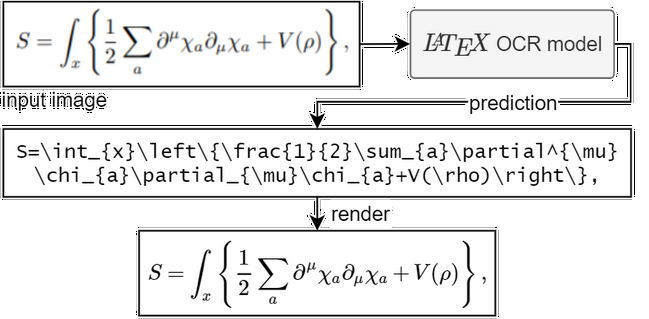
#> input picture OCR/equation.png, 649 x 319 px
$ python usingTeseract.py
#> lines starting #> are read from the running program, lines starting #| are printed output that depends on the picture
import cv2
import pytesseract
from PIL import Image
import numpy as np
import re

def preprocess_image(image_path):
    """
    Preprocess the image for better OCR results
    """
#> called with image_path = 'equation.png'
    # Read image using OpenCV
    img = cv2.imread(image_path)
#> img is the input picture: shape (319, 649, 3); mean B, G, R 233.6, 233.6, 233.6

    # Convert to grayscale
    gray = cv2.cvtColor(img, cv2.COLOR_BGR2GRAY)

    # Apply thresholding
    thresh = cv2.threshold(gray, 0, 255, cv2.THRESH_BINARY_INV + cv2.THRESH_OTSU)[1]
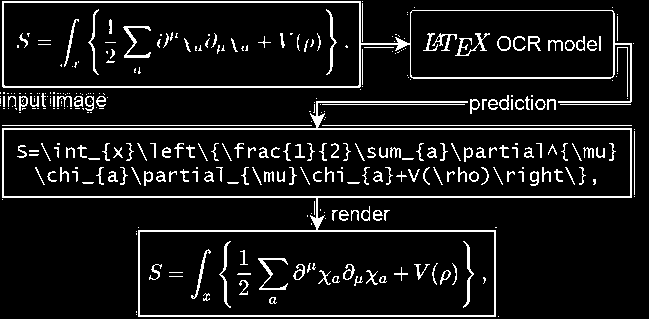
#> thresh: shape (319, 649); 9% white in thin lines or dots

    # Remove noise
    kernel = np.ones((1, 1), np.uint8)
    img = cv2.dilate(thresh, kernel, iterations=1)
    img = cv2.erode(img, kernel, iterations=1)

    return img

def extract_text_from_cell(cell_image, is_math=False):
    """
    Perform OCR on a single cell and convert to LaTeX if it contains math
    """
    # Convert OpenCV image to PIL format
    pil_img = Image.fromarray(cell_image)

    # Configure Tesseract for better results
    custom_config = r'--oem 3 --psm 6'

    if is_math:
        # Use Tesseract to get the raw text first
        text = pytesseract.image_to_string(pil_img, config=custom_config)

        # Simple heuristic to detect math (could be enhanced)
        math_patterns = [
            r'[a-zA-Z]=[0-9]',  # Variables with assignments
            r'[0-9]+\^[0-9]+',   # Exponents
            r'\\[a-zA-Z]+',       # LaTeX commands
            r'[a-zA-Z]\([^)]+\)' # Function notation
        ]

        is_math = any(re.search(pattern, text) for pattern in math_patterns)

        if is_math:
            # Use a math OCR model if available (this is a placeholder)
            # In practice, you might want to use a specialized math OCR tool
            text = f"${text.strip()}$"  # Wrap in LaTeX math mode

            # Basic conversions
            text = text.replace('^', '^')    # Caret stays the same in LaTeX
            text = text.replace('*', '\\times ')  # Asterisk to times
            text = text.replace('/', '\\frac{}{}')  # Basic fraction
    else:
        text = pytesseract.image_to_string(pil_img, config=custom_config)

    return text.strip()

def process_table_cells(image_path, cells):
    """
    Process all cells in a table structure
    cells: List of dictionaries with x, y, width, height, and is_math flag for each cell
    """
    # Preprocess the entire image
    processed_img = preprocess_image(image_path)

    results = []

    for i, cell in enumerate(cells):
        x, y, w, h = cell['x'], cell['y'], cell['width'], cell['height']
        is_math = cell.get('is_math', False)

        # Extract the cell region
        cell_img = processed_img[y:y+h, x:x+w]

        # Perform OCR on the cell
        cell_text = extract_text_from_cell(cell_img, is_math)

        results.append({
            'cell_id': i,
            'coordinates': (x, y, w, h),
            'content': cell_text,
            'is_math': is_math,
            'latex_content': cell_text if is_math else None
        })
#> this loop made 1 pass
#> pass 1, in process_table_cells, `cell_img = processed_img[y:y+h, x:x+w]`:
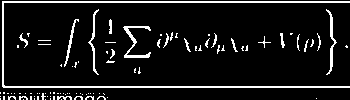
#> cell_img: shape (100, 350); 8.9% white in thin lines or dots
#> after the loop, results = []

    return results

def generate_latex_table(results, num_columns):
    """
    Generate LaTeX table code from the OCR results
    """
    latex_code = "\\begin{tabular}{|" + "c|" * num_columns + "}\n\\hline\n"

    for i, result in enumerate(results):
        content = result['latex_content'] if result['is_math'] else result['content']
        latex_code += content

        # Add column separator or new line
        if (i + 1) % num_columns == 0:
            latex_code += " \\\\ \\hline\n"
        else:
            latex_code += " & "

    latex_code += "\\end{tabular}"
    return latex_code


# Example usage
if __name__ == "__main__":
    # Set Tesseract path if not in system PATH
    # pytesseract.pytesseract.tesseract_cmd = r'C:\Program Files\Tesseract-OCR\tesseract.exe'

    # Example table cells (you would get these from your table detection algorithm)
    cells = [
        {'x': 0, 'y': 0, 'width': 350, 'height': 100, 'is_math': True}
    ]

    image_path = 'equation.png'

    # Process all cells
#> (the run stopped early here; a loop or call above may not have finished)
